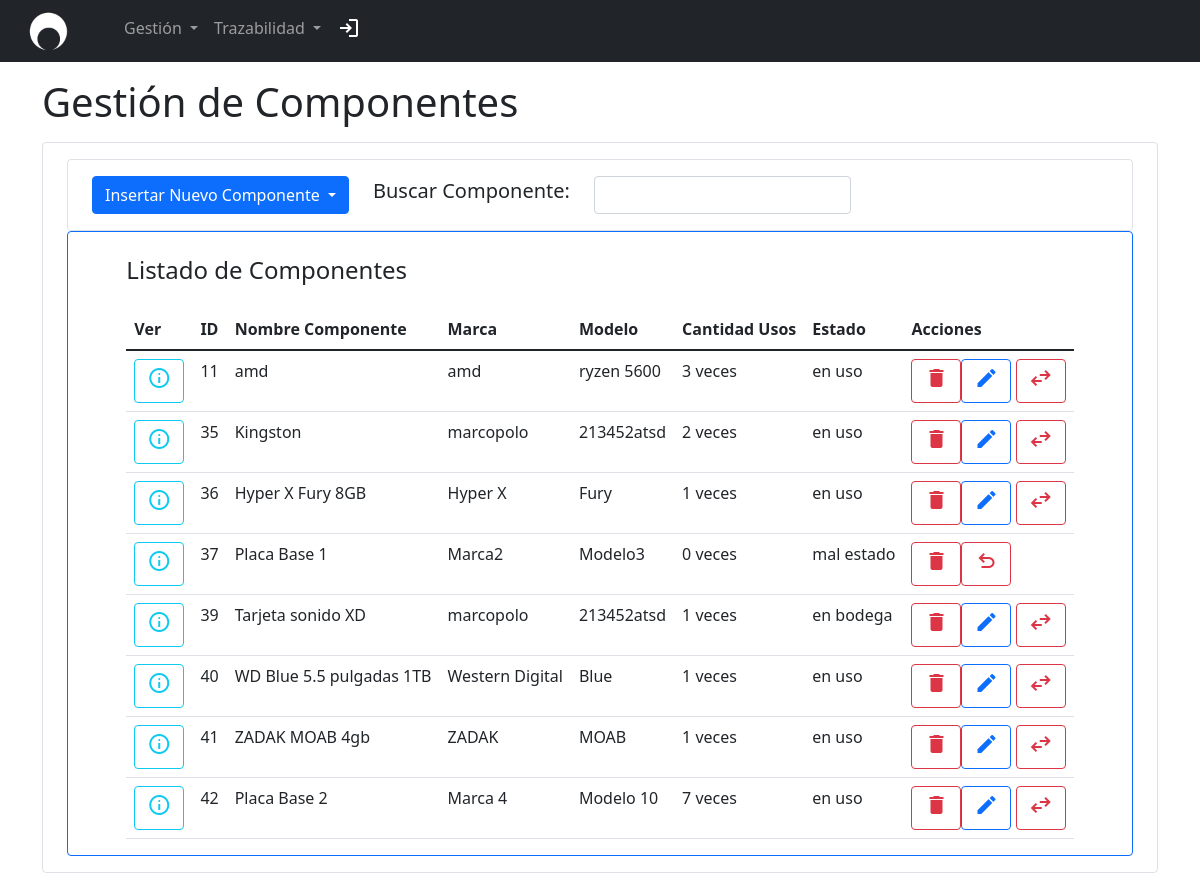
The page /prueba.php?p=gestion_equipos_componentes/componentes/gestion_componentes_general (signed in) on the database its author committed.
### tables this page shows
CREATE TABLE `componentes` (
  `ID_COMPONENTE` int(11) NOT NULL,
  `ID_EQUIPO` int(11) DEFAULT NULL,
  `NOMBRE` varchar(30) DEFAULT NULL,
  `MARCA` varchar(30) DEFAULT NULL,
  `MODELO` varchar(30) DEFAULT NULL,
  `estado` varchar(25) NOT NULL,
  `tipo` varchar(45) NOT NULL,
  `cantidad_usos` int(11) NOT NULL
);

### view/partials/gestion_equipos_componentes/componentes/gestion_componentes_general.php (the view, shortened to what this page needs)
<?php
require('conexion.php');
?>
<body>
    <div class="container-sm align-items-center">
        <h1 class="my-3">Gestión de Componentes</h1>
        <div class="container-sm d-flex align-items-center border border-primary-2 rounded py-3">
            <div class="container aling-self-center">
                <div class="container-sm d-flex align-items-center border border-primary-2 rounded py-3">
                    <div class="container aling-self-center">
                        <div class="row row-cols-auto d-flex align-items-center">
                            <div class="col">
                                <div class="dropdown">
                                    <a class="btn btn-primary dropdown-toggle" href="#" role="button" id="dropdownMenuLink" data-bs-toggle="dropdown" aria-expanded="false">
                                        Insertar Nuevo Componente
                                    </a>
                                </div>
                            </div>
                            <div class="col">
                                <h5>Buscar Componente:</h5>
                            </div>
                            <div class="col">
                                <input type="text" id="inputFilter" class="form-control" aria-label="Busqueda por Parametros">
                            </div>
                        </div>
                    </div>
                </div>
                <div class="container-xl d-flex flex-column border border-primary rounded">
                    <div class="align-self-center">
                        <h4 class="my-4 ">Listado de Componentes</h4>
                        <div class="table-responsive caption-top">
                            <table class="table" id="infoGestion">
                                <thead>
                                    <tr>
                                        <th scope="col">Ver</th>
                                        <th scope="col">ID</th>
                                        <th scope="col">Nombre Componente</th>
                                        <th scope="col">Marca</th>
                                        <th scope="col">Modelo</th>
                                        <th scope="col">Cantidad Usos</th>
                                        <th scope="col">Estado</th>
                                        <th scope="col">Acciones</th>
                                    </tr>
                                </thead>
                                <tbody>
                                    <?php
                                    $qC = "SELECT * FROM componentes;";
                                    $resultado = mysqli_query($conexion, $qC);
                                    while ($row = mysqli_fetch_assoc($resultado)) {
                                        $id = $row['ID_COMPONENTE'];
                                        $nombre = $row["NOMBRE"];
                                        $marca = $row["MARCA"];
                                        $cantidausos = $row["cantidad_usos"];
                                        $modelo = $row["MODELO"];
                                        $estado = $row["estado"];
                                        echo '<tr>';
                                        echo '<td><a class="btn btn-outline-info" href="prueba.php?p=gestion_equipos_componentes/componentes/reporte_componente&id=' . $id . '&general=1" role="button"><span class="material-symbols-outlined">info</span> </a></td>';
                                        echo '<td>' . $id . '</td>';
                                        echo '<td>' . $nombre . '</td>';
                                        echo '<td>' . $marca . '</td>';
                                        echo '<td>' . $modelo . '</td>';
                                        echo '<td>' . $cantidausos . ' veces</td>';
                                        echo '<td>' . $estado . '</td>';
                                        echo '<td>
                                        <button type="button" class="btn btn-outline-danger" data-bs-toggle="modal" data-bs-target="#confirmacionEliminarComponente" data-bs-whatever="' . $id . '" ><span class="material-icons">delete</span></button>';
                                        if ($estado == 'mal estado') {
                                            echo '<button type="button" class="btn btn-outline-danger" data-bs-toggle="modal" data-bs-target="#revertirBajaComponente" data-bs-whatever="' . $id . '" ><span class="material-symbols-outlined">undo</span></button>';
                                        } else {
                                            echo '<button type="button" class="btn btn-outline-primary"><span class="material-icons">edit</span> </button>
                                            <button type="button" class="btn btn-outline-danger" data-bs-toggle="modal" data-bs-target="#cambioEquipo" data-bs-whatever="' . $id . '" ><span class="material-symbols-outlined">swap_horiz</span></button></td>';
                                        }
                                        echo '</tr>';
                                    }
                                    ?>
                                </tbody>
                            </table>
                        </div>
                    </div>
                </div>
            </div>
        </div>
    </div>
</body>
</html>

### rows shown on the page
componentes: ID_COMPONENTE "11", NOMBRE "amd", MARCA "amd", MODELO "ryzen 5600", cantidad_usos "3", estado "en uso"
componentes: ID_COMPONENTE "35", NOMBRE "Kingston", MARCA "marcopolo", MODELO "213452atsd", cantidad_usos "2", estado "en uso"
componentes: ID_COMPONENTE "36", NOMBRE "Hyper X Fury 8GB", MARCA "Hyper X", MODELO "Fury", cantidad_usos "1", estado "en uso"
componentes: ID_COMPONENTE "37", NOMBRE "Placa Base 1", MARCA "Marca2", MODELO "Modelo3", cantidad_usos "0", estado "mal estado"
componentes: ID_COMPONENTE "39", NOMBRE "Tarjeta sonido XD", MARCA "marcopolo", MODELO "213452atsd", cantidad_usos "1", estado "en bodega"
componentes: ID_COMPONENTE "40", NOMBRE "WD Blue 5.5 pulgadas 1TB", MARCA "Western Digital", MODELO "Blue", cantidad_usos "1", estado "en uso"
componentes: ID_COMPONENTE "41", NOMBRE "ZADAK MOAB 4gb", MARCA "ZADAK", MODELO "MOAB", cantidad_usos "1", estado "en uso"
componentes: ID_COMPONENTE "42", NOMBRE "Placa Base 2", MARCA "Marca 4", MODELO "Modelo 10", cantidad_usos "7", estado "en uso"
